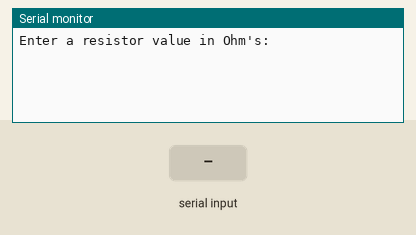
This sketch was run on a simulated ESP32. On the bench: the last lines printed to the serial monitor. The inputs (shaded band) are chosen by the test bench.

Above: at 1.2 s.
1.3 s: "90,45\n" received over Serial
At 2.1 s:
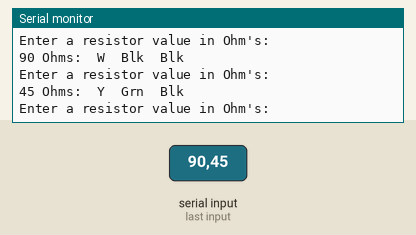
2.8 s: "30,150\n" received over Serial
At 3.4 s:
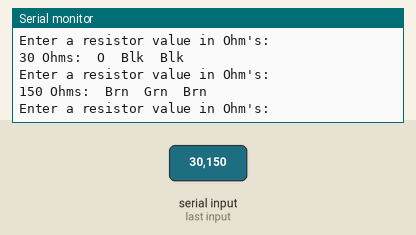
4.3 s: "1\n" received over Serial
At 5.1 s:
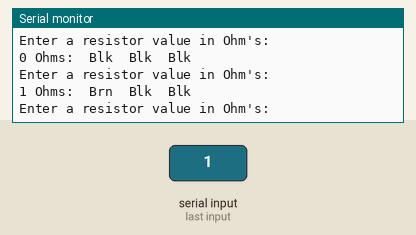
5.8 s: "2\n" received over Serial
At 6.4 s:
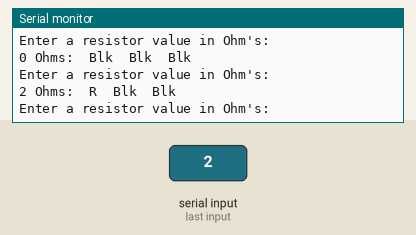
7.3 s: "4\n" received over Serial
At 8.1 s:
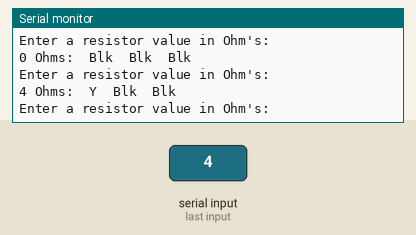
8.8 s: "5\n" received over Serial
At 10.7 s:
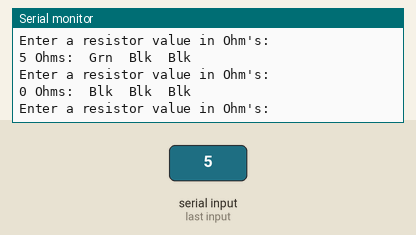

The sketch:

lab4p1.ino
```cpp
/* Lab4p1
 *
 * Jean-Luc Major
 * ECET 130-2, Fall 2016
 *
 * This program will take a input (resistorInt)
 * and extract the two leading digits and a modifyer
 * value. It will then convert the three values to the
 * appropriate colour bands.
 */
void colour();  // initializes function

void setup() {
  Serial.begin(9600); //starts serial at 9600 BAUD
}

void loop() {
  unsigned long resistorInt;
  // Set as unsigned long to allow rediculously large + value
  int firstColour, secondColour, thirdColour = 0;
  // variables for each colourband
  Serial.printf("Enter a resistor value in Ohm's: \n");
  while(Serial.available() == 0); //waits for input
  resistorInt = Serial.parseInt();  // Grabs long int from serial
  Serial.printf("%lu Ohms:\t",resistorInt);
  if (resistorInt < 10) { // if resistor under 10 Ohms
    firstColour = resistorInt;
    secondColour = thirdColour = 0;
  } else if (resistorInt < 100) { // if resistor under 100
    secondColour = resistorInt % 10;
    firstColour = resistorInt / 10;
    thirdColour = 0;
  } else {
    while (resistorInt >= 100){ // resistor 100 Ohm and beyond
      resistorInt = resistorInt / 10;
      thirdColour++;
    }
    secondColour = resistorInt % 10;
    firstColour = resistorInt / 10;
  }
  // Sends value to colour function
  colour(firstColour);
  colour(secondColour);
  colour(thirdColour);
  Serial.printf("\n");
}

// Function will take int value and print corresponding colour band
void colour(int colourInt){
  switch (colourInt){
    case 0:
      Serial.printf("Blk\t");
      break;
    case 1:
      Serial.printf("Brn\t");
      break;
    case 2:
      Serial.printf("R\t");
      break;
    case 3:
      Serial.printf("O\t");
      break;
    case 4:
      Serial.printf("Y\t");
      break;
    case 5:
      Serial.printf("Grn\t");
      break;
    case 6:
      Serial.printf("Blu\t");
      break;
    case 7:
      Serial.printf("V\t");
      break;
    case 8:
      Serial.printf("Gry\t");
      break;
    case 9:
      Serial.printf("W\t");
      break;
    default:
      Serial.printf("Invalid number");
      break;
  }
}
```

Measured:
- after the input at 1.3 s, the serial monitor: prints a new line at once (image 1)
- after the input at 2.8 s, the serial monitor: prints a new line at once (image 2)
- after the input at 4.3 s, the serial monitor: prints a new line at once (image 3)
- after the input at 5.8 s, the serial monitor: prints a new line at once (image 4)
- after the input at 7.3 s, the serial monitor: prints a new line at once (image 5)
- after the input at 8.8 s, the serial monitor: prints a new line at once (image 6)
